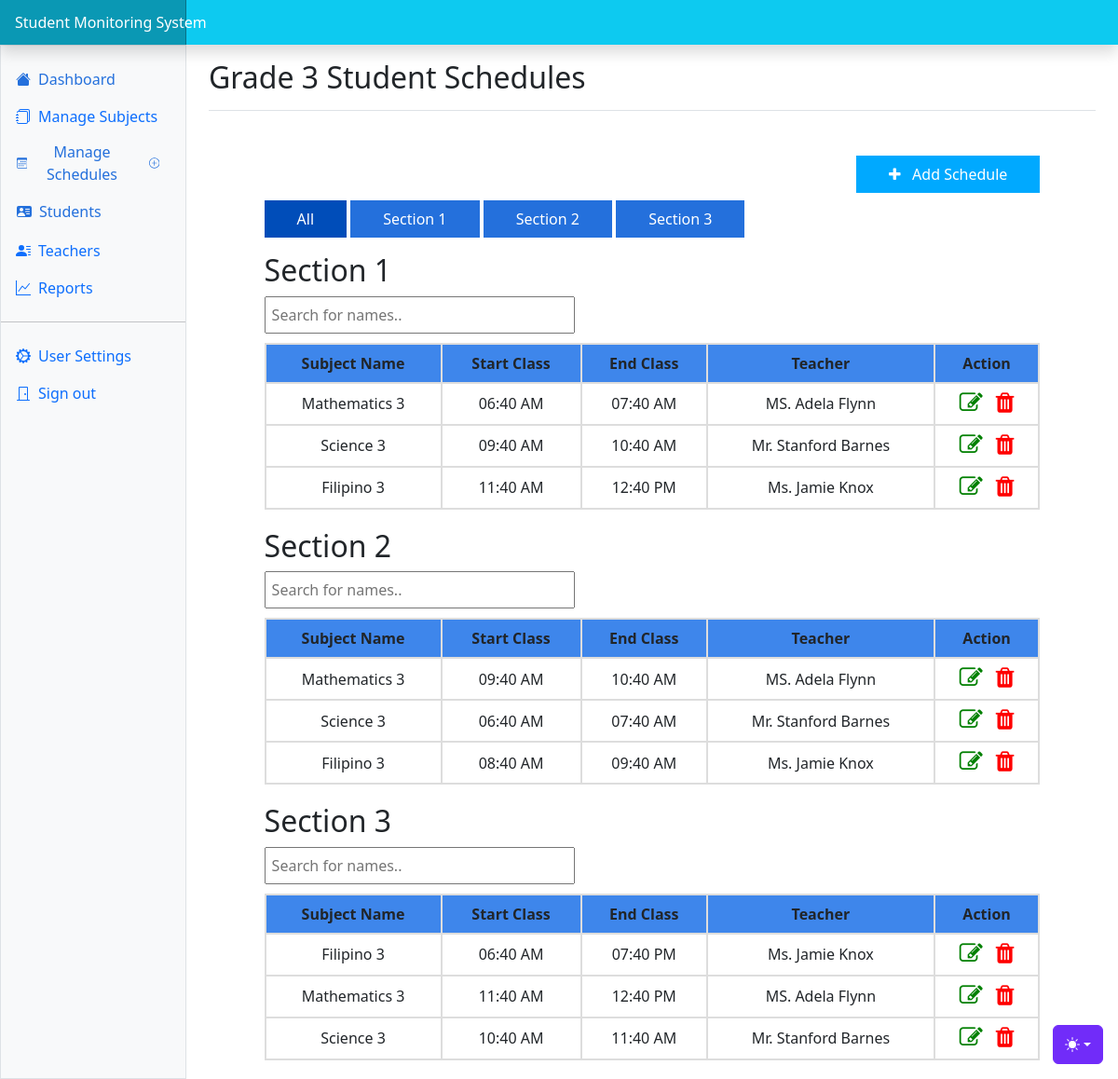
The app's page /attendance/admin/schedules/grade3Students.php (signed in) with its own data.
### tables this page shows
CREATE TABLE `schedules` (
  `schedule_id` int(11) NOT NULL,
  `start_class` time NOT NULL,
  `end_class` time NOT NULL,
  `grade_id` int(11) NOT NULL,
  `section_id` int(11) NOT NULL,
  `subject_id` int(11) NOT NULL,
  `teacher_id` int(11) NOT NULL
);

CREATE TABLE `subject` (
  `subject_id` int(11) NOT NULL,
  `subject` varchar(200) NOT NULL,
  `grade_id` int(10) NOT NULL
);

CREATE TABLE `teachers` (
  `teacher_id` int(11) NOT NULL,
  `courtesy` varchar(2555) NOT NULL,
  `name` varchar(200) NOT NULL,
  `contact` varchar(200) NOT NULL,
  `username` varchar(200) NOT NULL,
  `password` varchar(200) NOT NULL,
  `subject_id` int(20) NOT NULL,
  `grade_id` int(20) NOT NULL,
  `image` varchar(200) NOT NULL,
  `status` varchar(200) NOT NULL DEFAULT 'Offline'
);

### attendance/admin/schedules/grade3Students.php (the view, shortened to what this page needs)
<!doctype html>
<html lang="en" data-bs-theme="auto">
  <head><script src="../assets/js/color-modes.js"></script>
    <link rel="stylesheet" href="https://cdn.jsdelivr.net/npm/@docsearch/css@3">
<link href="../assets/dist/css/bootstrap.min.css" rel="stylesheet">
<link rel="stylesheet" href="https://cdnjs.cloudflare.com/ajax/libs/font-awesome/4.7.0/css/font-awesome.min.css">
    <link href="https://cdn.jsdelivr.net/npm/bootstrap-icons@1.10.5/font/bootstrap-icons.min.css" rel="stylesheet">
    <link href="../admin_resource/dashboard.css" rel="stylesheet">
  </head>
  <body>
    <div class="dropdown position-fixed bottom-0 end-0 mb-3 me-3 bd-mode-toggle">
      <button class="btn btn-bd-primary py-2 dropdown-toggle d-flex align-items-center"
              id="bd-theme"
              type="button"
              aria-expanded="false"
              data-bs-toggle="dropdown"
              aria-label="Toggle theme (auto)">
        <svg class="bi my-1 theme-icon-active" width="1em" height="1em"><use href="#circle-half"></use></svg>
      </button>
    </div>
<header class="navbar sticky-top bg-info flex-md-nowrap p-0 shadow" data-bs-theme="dark">
  <a class="navbar-brand col-md-3 col-lg-2 me-0 px-3 fs-6 text-white" href="#">Student Monitoring System</a>
</header>
<div class="container-fluid">
  <div class="row">
    <div class="sidebar border border-right col-md-3 col-lg-2 p-0 bg-body-tertiary">
      <div class="offcanvas-md offcanvas-end bg-body-tertiary" tabindex="-1" id="sidebarMenu" aria-labelledby="sidebarMenuLabel">
        <div class="offcanvas-body d-md-flex flex-column p-0 pt-lg-3 overflow-y-auto">
        <ul class="nav flex-column">
            <li class="nav-item">
              <a class="nav-link d-flex align-items-center gap-2 active" aria-current="page" href="../dashboard.php">
                <svg class="bi"><use xlink:href="#house-fill"/></svg>
                Dashboard
              </a>
            </li>
            <li class="nav-item">
              <a class="nav-link d-flex align-items-center gap-2" href="../manageSubject.php">
                Manage Subjects
              </a>
            </li>
          </ul>
          <h6 class="sidebar-heading d-flex justify-content-between align-items-center px-3  mb-1 text-body-secondary text-uppercase">
            <button style="margin-left:-11px ;" class="btn btn-toggle d-flex align-items-center rounded border-0 collapsed" data-bs-toggle="collapse" data-bs-target="#sched-collapse" aria-expanded="false">
                <a class="nav-link d-flex align-items-center gap-2 active" aria-current="page" href="#">
                    Manage Schedules
                      <svg class="bi" style="margin-left:13px;"><use xlink:href="#plus-circle"/></svg>
                  </a>
            </button>
          </h6>
          <h6 class="sidebar-heading d-flex justify-content-between align-items-center px-3  mb-1 text-body-secondary text-uppercase">
            <button style="margin-left:-11px ;" class="btn btn-toggle d-flex align-items-center rounded border-0 collapsed" data-bs-toggle="collapse" data-bs-target="#account-collapse" aria-expanded="false">
                <a class="nav-link d-flex align-items-center gap-2 active" aria-current="page" href="#">
                    Students
                  </a>
            </button>
          </h6>
        <ul class="nav flex-column">
            <li class="nav-item">
              <a class="nav-link d-flex align-items-center gap-2" href="../teachers/manageTeachers.php">
                Teachers
              </a>
            </li>
            <li class="nav-item">
            <a class="nav-link d-flex align-items-center gap-2" href="../report.php">
            <svg class="bi"><use xlink:href="#graph-up"/></svg>
            Reports
          </a>
        </li>
          </ul>
          <hr class="my-3">
          <ul class="nav flex-column mb-auto">
            <li class="nav-item">
              <a class="nav-link d-flex align-items-center gap-2" href="../userSettings.php">
                <svg class="bi"><use xlink:href="#gear-wide-connected"/></svg>
                User Settings
              </a>
            </li>
            <li class="nav-item">
              <a class="nav-link d-flex align-items-center gap-2" href="../logout.php">
                <svg class="bi"><use xlink:href="#door-closed"/></svg>
                Sign out
              </a>
            </li>
          </ul>
        </div>
      </div>
    </div>
    <main class="col-md-9 ms-sm-auto col-lg-10 px-md-4">
      <div class="d-flex justify-content-between flex-wrap flex-md-nowrap align-items-center pt-3 pb-2 mb-3 border-bottom">
        <h1 class="h2">Grade 3 Student Schedules</h1>
      </div>
      <div  class="container mt-5" style="width: 90%;">
      <a class="button-add" style="background:#00A9FF; padding:8px 35px; text-align:center; float:right; color:white; cursor:pointer; text-decoration:none;">
      <i class="fa fa-plus icons"></i> &nbsp;&nbsp;Add Schedule</a><br><br>
        <button style="padding: 8px 35px; background-color:#004db9; color:white; border:none;" onclick="filterSections('all')">All</button>
        <button style="padding: 8px 35px; background-color:#2470dc; color:white; border:none;" onclick="filterSections('category1')">Section 1</button>
        <button style="padding: 8px 35px; background-color:#2470dc; color:white; border:none;" onclick="filterSections('category2')">Section 2</button>
        <button style="padding: 8px 35px; background-color:#2470dc; color:white; border:none;" onclick="filterSections('category3')">Section 3</button>
        <div class="section mt-3" data-category="category1">
            <h2>Section 1</h2>
            <input type="text" id="myInput" onkeyup="filterTable()" placeholder="Search for names..">
            <table id="myTable">
                <thead>
                    <tr>
                        <th>Subject Name</th>
                        <th>Start Class</th>
                        <th>End Class</th>
                        <th>Teacher</th>
                        <th>Action</th>
                    </tr>
                </thead>
                <tbody>
                <?php
                  require '../db_connection.php';
                  $query = mysqli_query($conn, "SELECT
                      sc.schedule_id,
                      TIME_FORMAT(sc.start_class, '%h:%i %p') AS start_class,
                      TIME_FORMAT(sc.end_class, '%h:%i %p') AS end_class,
                      su.subject,
                      se.section,
                      tch.*,
                      g.grade
                  FROM
                      schedules sc
                  INNER JOIN
                      subject su ON sc.subject_id = su.subject_id
                  INNER JOIN
                      sections se ON sc.section_id = se.section_id
                  INNER JOIN
                      teachers tch ON sc.teacher_id = tch.teacher_id
                  INNER JOIN
                      grade g ON tch.grade_id = g.grade_id where sc.grade_id=3 && sc.section_id=1;") or die(mysqli_error());
                  $row = mysqli_num_rows($query);
                  if ($row > 0) {
                      while ($row = mysqli_fetch_array($query)) {
                          $subject = $row["subject"];
                          $start = $row["start_class"];
                          $end = $row["end_class"];
                          $name = $row["name"];
                          $title = $row["courtesy"];
                  ?>
                          <tr>
                              <td><?php echo $subject; ?></td>
                              <td><?php echo $start; ?></td>
                              <td><?php echo $end; ?></td>
                              <td><?php echo $title; ?> <?php echo $name; ?></td>
                              <td><a data-id='<?php echo $row['schedule_id']; ?>' class="button-edit"><i class="fa fa-edit icons" style="cursor:pointer; color:green; font-size:25px;"></i></a>
                        <a data-id='<?php echo $row['schedule_id']; ?>' class="button-delete"><i class="fa fa-trash icons" style="cursor:pointer; color:red; font-size:25px; margin-left:10px;"></i></a>
                        </td>
                          </tr>
                  <?php
                      }
                  } else {
                      echo '
                          <tr style="font-size:13px">
                              <td colspan = "4"><center>Record Not Found</center></td>
                          </tr>';
                  }
                  ?>
                </tbody>
            </table>
        </div>
        <div class="section mt-3" data-category="category2">
            <h2>Section 2</h2>
            <input type="text" id="myInput" onkeyup="filterTable()" placeholder="Search for names..">
            <table id="myTable">
                <thead>
                    <tr>
                        <th>Subject Name</th>
                        <th>Start Class</th>
                        <th>End Class</th>
                        <th>Teacher</th>
                        <th>Action</th>
                    </tr>
                </thead>
                <tbody>
                <?php
                  require '../db_connection.php';
                  $query = mysqli_query($conn, "SELECT
                      sc.schedule_id,
                      TIME_FORMAT(sc.start_class, '%h:%i %p') AS start_class,
                      TIME_FORMAT(sc.end_class, '%h:%i %p') AS end_class,
                      su.subject,
                      se.section,
                      tch.*,
                      g.grade
                  FROM
                      schedules sc
                  INNER JOIN
                      subject su ON sc.subject_id = su.subject_id
                  INNER JOIN
                      sections se ON sc.section_id = se.section_id
                  INNER JOIN
                      teachers tch ON sc.teacher_id = tch.teacher_id
                  INNER JOIN
                      grade g ON tch.grade_id = g.grade_id where sc.grade_id=3 && sc.section_id=2;") or die(mysqli_error());
                  $row = mysqli_num_rows($query);
                  if ($row > 0) {
                      while ($row = mysqli_fetch_array($query)) {
                          $subject = $row["subject"];
                          $start = $row["start_class"];
                          $end = $row["end_class"];
                          $name = $row["name"];
                          $title = $row["courtesy"];
                  ?>
                          <tr>
                              <td><?php echo $subject; ?></td>
                              <td><?php echo $start; ?></td>
                              <td><?php echo $end; ?></td>
                              <td><?php echo $title; ?> <?php echo $name; ?></td>
                              <td><a data-id='<?php echo $row['schedule_id']; ?>' class="button-edit"><i class="fa fa-edit icons" style="cursor:pointer; color:green; font-size:25px;"></i></a>
                        <a data-id='<?php echo $row['schedule_id']; ?>' class="button-delete"><i class="fa fa-trash icons" style="cursor:pointer; color:red; font-size:25px; margin-left:10px;"></i></a>
                        </td>
                          </tr>
                  <?php
                      }
                  } else {
                      echo '
                          <tr style="font-size:13px">
                              <td colspan = "4"><center>Record Not Found</center></td>
                          </tr>';
                  }
                  ?>
                </tbody>
            </table>
        </div>
        <div class="section mt-3" data-category="category3">
            <h2>Section 3</h2>
            <input type="text" id="myInput" onkeyup="filterTable()" placeholder="Search for names..">
            <table id="myTable">
                <thead>
                    <tr>
                        <th>Subject Name</th>
                        <th>Start Class</th>
                        <th>End Class</th>
                        <th>Teacher</th>
                        <th>Action</th>
                    </tr>
                </thead>
                <tbody>
                <?php
                  require '../db_connection.php';
                  $query = mysqli_query($conn, "SELECT
                      sc.schedule_id,
                      TIME_FORMAT(sc.start_class, '%h:%i %p') AS start_class,
                      TIME_FORMAT(sc.end_class, '%h:%i %p') AS end_class,
                      su.subject,
                      se.section,
                      tch.*,
                      g.grade
                  FROM
                      schedules sc
                  INNER JOIN
                      subject su ON sc.subject_id = su.subject_id
                  INNER JOIN
                      sections se ON sc.section_id = se.section_id
                  INNER JOIN
                      teachers tch ON sc.teacher_id = tch.teacher_id
                  INNER JOIN
                      grade g ON tch.grade_id = g.grade_id where sc.grade_id=3 && sc.section_id=3;") or die(mysqli_error());
                  $row = mysqli_num_rows($query);
                  if ($row > 0) {
                      while ($row = mysqli_fetch_array($query)) {
                          $subject = $row["subject"];
                          $start = $row["start_class"];
                          $end = $row["end_class"];
                          $name = $row["name"];
                          $title = $row["courtesy"];
                  ?>
                          <tr>
                              <td><?php echo $subject; ?></td>
                              <td><?php echo $start; ?></td>
                              <td><?php echo $end; ?></td>
                              <td><?php echo $title; ?> <?php echo $name; ?></td>
                              <td><a data-id='<?php echo $row['schedule_id']; ?>' class="button-edit"><i class="fa fa-edit icons" style="cursor:pointer; color:green; font-size:25px;"></i></a>
                        <a data-id='<?php echo $row['schedule_id']; ?>' class="button-delete"><i class="fa fa-trash icons" style="cursor:pointer; color:red; font-size:25px; margin-left:10px;"></i></a>
                        </td>
                          </tr>
                  <?php
                      }
                  } else {
                      echo '
                          <tr style="font-size:13px">
                              <td colspan = "4"><center>Record Not Found</center></td>
                          </tr>';
                  }
                  ?>
                </tbody>
            </table>
        </div>
      </div>
    </main>
  </div>
</div>
    <script src="https://cdn.jsdelivr.net/npm/chart.js@4.3.2/dist/chart.umd.js"></script><script src="dashboard.js"></script></body>
    </html>

### records on screen
schedules: subject.subject "Mathematics 3", start "06:40 AM", end "07:40 AM", teacher.courtesy "MS.", teacher.name "Adela Flynn"
schedules: subject.subject "Science 3", start "09:40 AM", end "10:40 AM", teacher.courtesy "Mr.", teacher.name "Stanford Barnes"
schedules: subject.subject "Filipino 3", start "11:40 AM", end "12:40 PM", teacher.courtesy "Ms.", teacher.name "Jamie Knox"
schedules: subject.subject "Mathematics 3", start "09:40 AM", end "10:40 AM", teacher.courtesy "MS.", teacher.name "Adela Flynn"
schedules: subject.subject "Science 3", start "06:40 AM", end "07:40 AM", teacher.courtesy "Mr.", teacher.name "Stanford Barnes"
schedules: subject.subject "Filipino 3", start "08:40 AM", end "09:40 AM", teacher.courtesy "Ms.", teacher.name "Jamie Knox"
schedules: subject.subject "Filipino 3", start "06:40 AM", end "07:40 PM", teacher.courtesy "Ms.", teacher.name "Jamie Knox"
schedules: subject.subject "Mathematics 3", start "11:40 AM", end "12:40 PM", teacher.courtesy "MS.", teacher.name "Adela Flynn"
schedules: subject.subject "Science 3", start "10:40 AM", end "11:40 AM", teacher.courtesy "Mr.", teacher.name "Stanford Barnes"
